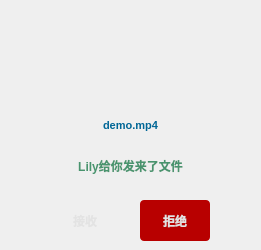
<?xml version="1.0" encoding="UTF-8"?>
<ui version="4.0">
 <class>MediaRcvDialog</class>
 <widget class="QDialog" name="MediaRcvDialog">
  <property name="geometry">
   <rect>
    <x>0</x>
    <y>0</y>
    <width>261</width>
    <height>250</height>
   </rect>
  </property>
  <property name="windowTitle">
   <string>Dialog</string>
  </property>
  <property name="modal">
   <bool>true</bool>
  </property>
  <widget class="QPushButton" name="acceptBtn">
   <property name="geometry">
    <rect>
     <x>50</x>
     <y>200</y>
     <width>70</width>
     <height>41</height>
    </rect>
   </property>
   <property name="font">
    <font>
     <family>Microsoft YaHei UI</family>
     <pointsize>9</pointsize>
     <weight>75</weight>
     <bold>true</bold>
    </font>
   </property>
   <property name="styleSheet">
    <string notr="true">border: none;
border-radius: 4px;
color: rgb(227, 227, 227);</string>
   </property>
   <property name="text">
    <string>接收</string>
   </property>
   <property name="autoDefault">
    <bool>false</bool>
   </property>
   <property name="flat">
    <bool>true</bool>
   </property>
  </widget>
  <widget class="QFrame" name="frame">
   <property name="geometry">
    <rect>
     <x>20</x>
     <y>20</y>
     <width>221</width>
     <height>171</height>
    </rect>
   </property>
   <property name="styleSheet">
    <string notr="true">background-image: url(:/imgs/inform-bdg.png);
border-radius: 8px;</string>
   </property>
   <property name="frameShape">
    <enum>QFrame::StyledPanel</enum>
   </property>
   <property name="frameShadow">
    <enum>QFrame::Raised</enum>
   </property>
   <widget class="QFrame" name="fileTypeIcon">
    <property name="geometry">
     <rect>
      <x>75</x>
      <y>20</y>
      <width>70</width>
      <height>70</height>
     </rect>
    </property>
    <property name="styleSheet">
     <string notr="true">image: url(:/assets/110.png);</string>
    </property>
    <property name="frameShape">
     <enum>QFrame::StyledPanel</enum>
    </property>
    <property name="frameShadow">
     <enum>QFrame::Raised</enum>
    </property>
   </widget>
   <widget class="QLabel" name="discInfoLabel">
    <property name="geometry">
     <rect>
      <x>0</x>
      <y>130</y>
      <width>221</width>
      <height>31</height>
     </rect>
    </property>
    <property name="font">
     <font>
      <family>Microsoft YaHei UI</family>
      <weight>75</weight>
      <bold>true</bold>
     </font>
    </property>
    <property name="styleSheet">
     <string notr="true">border-radius: o;
background-image: none;
color: rgb(73, 148, 110);</string>
    </property>
    <property name="text">
     <string>Lily给你发来了文件</string>
    </property>
    <property name="alignment">
     <set>Qt::AlignCenter</set>
    </property>
   </widget>
   <widget class="QLabel" name="fileNameLabel">
    <property name="geometry">
     <rect>
      <x>10</x>
      <y>90</y>
      <width>201</width>
      <height>31</height>
     </rect>
    </property>
    <property name="font">
     <font>
      <family>Microsoft YaHei UI</family>
      <pointsize>8</pointsize>
      <weight>75</weight>
      <bold>true</bold>
     </font>
    </property>
    <property name="styleSheet">
     <string notr="true">border-radius: 0;
color: rgb(0, 102, 150);
</string>
    </property>
    <property name="text">
     <string>demo.mp4</string>
    </property>
    <property name="alignment">
     <set>Qt::AlignCenter</set>
    </property>
   </widget>
  </widget>
  <widget class="QPushButton" name="cancelBtn">
   <property name="geometry">
    <rect>
     <x>140</x>
     <y>200</y>
     <width>70</width>
     <height>41</height>
    </rect>
   </property>
   <property name="font">
    <font>
     <family>Microsoft YaHei UI</family>
     <pointsize>9</pointsize>
     <weight>75</weight>
     <bold>true</bold>
    </font>
   </property>
   <property name="styleSheet">
    <string notr="true">border: none;
background-image: url(:/imgs/media-send-btn-bdg.png);
border-radius: 4px;
color: rgb(227, 227, 227);
background-color: rgb(184, 0, 0);</string>
   </property>
   <property name="text">
    <string>拒绝</string>
   </property>
   <property name="autoDefault">
    <bool>false</bool>
   </property>
   <property name="flat">
    <bool>true</bool>
   </property>
  </widget>
  <widget class="QFrame" name="frame_3">
   <property name="geometry">
    <rect>
     <x>0</x>
     <y>0</y>
     <width>41</width>
     <height>41</height>
    </rect>
   </property>
   <property name="styleSheet">
    <string notr="true">border: none;
background-color: none;
background-image: none;
image: url(:/icons/inform-icon.png);</string>
   </property>
   <property name="frameShape">
    <enum>QFrame::NoFrame</enum>
   </property>
   <property name="frameShadow">
    <enum>QFrame::Raised</enum>
   </property>
  </widget>
 </widget>
 <resources/>
 <connections/>
</ui>
